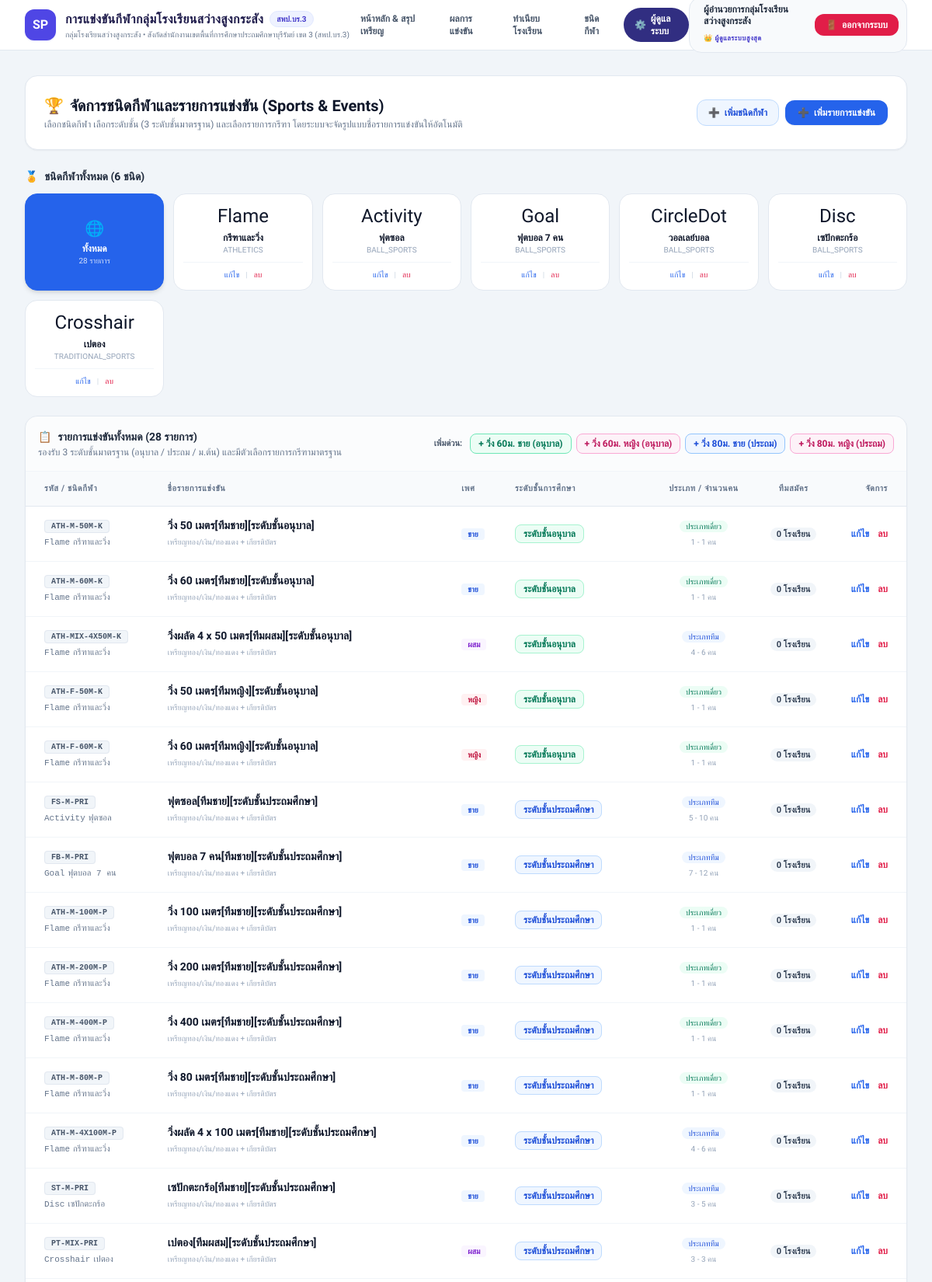
The app's page /admin/events.php (signed in, upper part) with its own data.
### tables this page shows
CREATE TABLE `sports` (
  `id` VARCHAR(50) NOT NULL,
  `sport_name` VARCHAR(100) NOT NULL,
  `sport_icon` VARCHAR(50) DEFAULT 'Trophy',
  `description` TEXT DEFAULT NULL,
  `category` ENUM('BALL_SPORTS','RACQUET_SPORTS','ATHLETICS','TRADITIONAL_SPORTS','OTHER') DEFAULT 'BALL_SPORTS',
  `status` ENUM('ACTIVE','INACTIVE') DEFAULT 'ACTIVE',
  PRIMARY KEY (`id`)
);

CREATE TABLE `events` (
  `id` VARCHAR(50) NOT NULL,
  `competition_id` VARCHAR(50) NOT NULL,
  `sport_id` VARCHAR(50) NOT NULL,
  `event_code` VARCHAR(50) NOT NULL,
  `event_name` VARCHAR(255) NOT NULL,
  `gender` ENUM('MALE','FEMALE','MIXED') NOT NULL,
  `age_group` VARCHAR(50) NOT NULL,
  `grade` VARCHAR(50) NOT NULL,
  `competition_type` ENUM('INDIVIDUAL','TEAM','DOUBLE') NOT NULL,
  `award_type` VARCHAR(100) DEFAULT 'เหรียญทอง/เงิน/ทองแดง + เกียรติบัตร',
  `max_players` INT(11) DEFAULT 1,
  `min_players` INT(11) DEFAULT 1,
  `status` ENUM('OPEN','CLOSED','IN_PROGRESS','COMPLETED') DEFAULT 'OPEN',
  PRIMARY KEY (`id`),
  KEY `idx_event_sport` (`sport_id`)
);

### admin/events.php (the view, shortened to what the rows shown need)
<?php
require_once __DIR__ . '/../includes/thai_formatter.php';
$pdo = Database::getConnection();
$sports = $pdo->query("SELECT * FROM sports ORDER BY sport_name ASC")->fetchAll();
$selectedSport = $_GET['filter_sport'] ?? 'ALL';
$sqlEvents = "
    SELECT e.*, s.sport_name, s.sport_icon,
           (SELECT COUNT(*) FROM registrations r WHERE r.event_id = e.id) as reg_count
    FROM events e
    JOIN sports s ON e.sport_id = s.id
";
$rawEvents = $pdo->query($sqlEvents)->fetchAll();
$events = sortEventsList($rawEvents);
require_once __DIR__ . '/../includes/header.php';
?>
<div class="space-y-6">
    <div class="bg-white rounded-2xl p-6 shadow-sm border border-slate-200 flex flex-col md:flex-row md:items-center justify-between gap-4">
        <div>
            <h1 class="text-xl font-bold font-kanit text-slate-900 flex items-center gap-2">
                <span>🏆</span> จัดการชนิดกีฬาและรายการแข่งขัน (Sports & Events)
            </h1>
        </div>
    </div>
    <div class="space-y-3">
        <div class="flex items-center justify-between">
            <h2 class="text-sm font-bold font-kanit text-slate-800 flex items-center gap-2">
                <span>🏅</span> ชนิดกีฬาทั้งหมด (<?= count($sports) ?> ชนิด)
            </h2>
        </div>
        <div class="grid grid-cols-2 sm:grid-cols-3 md:grid-cols-4 lg:grid-cols-6 gap-3">
            <?php foreach ($sports as $sp):
                $isActive = $selectedSport === $sp['id'];
            ?>
                <div class="relative group rounded-2xl border p-3 text-center transition <?= $isActive ? 'bg-blue-50 border-blue-500 shadow-sm' : 'bg-white border-slate-200 hover:border-blue-300' ?>">
                    <a href="?filter_sport=<?= urlencode($sp['id']) ?>" class="block">
                        <span class="text-2xl mb-1 block"><?= htmlspecialchars($sp['sport_icon'] ?: '🏆') ?></span>
                        <span class="text-xs font-bold font-kanit text-slate-900 block truncate"><?= htmlspecialchars($sp['sport_name']) ?></span>
                        <span class="text-[10px] text-slate-400 block"><?= htmlspecialchars($sp['category']) ?></span>
                    </a>
                    <div class="mt-2 pt-2 border-t border-slate-100 flex items-center justify-center gap-2 text-[10px]">
                        <button onclick='editSport(<?= json_encode($sp) ?>)' class="text-blue-600 hover:text-blue-800 font-medium">แก้ไข</button>
                        <span class="text-slate-300">|</span>
                        <a href="?delete_sport_id=<?= urlencode($sp['id']) ?>" onclick="return confirm('ยืนยันลบชนิดกีฬา <?= addslashes($sp['sport_name']) ?> หรือไม่?')" class="text-rose-600 hover:text-rose-800 font-medium">ลบ</a>
                    </div>
                </div>
            <?php endforeach; ?>
        </div>
    </div>
    <div class="bg-white rounded-2xl border border-slate-200 shadow-sm overflow-hidden space-y-0">
        <div class="p-4 border-b border-slate-100 flex flex-col sm:flex-row sm:items-center justify-between gap-2 bg-slate-50/50">
            <div>
                <h2 class="text-sm font-bold font-kanit text-slate-800 flex items-center gap-2">
                    <span>📋</span> รายการแข่งขันทั้งหมด (<?= count($events) ?> รายการ)
                </h2>
            </div>
        </div>
        <div class="overflow-x-auto">
            <table class="w-full text-left text-xs">
                <thead class="bg-slate-50 text-slate-500 uppercase tracking-wider text-[11px] font-semibold border-b border-slate-200">
                    <tr>
                        <th class="p-3.5 pl-6">รหัส / ชนิดกีฬา</th>
                        <th class="p-3.5">ชื่อรายการแข่งขัน</th>
                        <th class="p-3.5">เพศ</th>
                        <th class="p-3.5">ระดับชั้นการศึกษา</th>
                        <th class="p-3.5 text-center">ประเภท / จำนวนคน</th>
                        <th class="p-3.5 text-center">ทีมสมัคร</th>
                        <th class="p-3.5 pr-6 text-right">จัดการ</th>
                    </tr>
                </thead>
                <tbody class="divide-y divide-slate-100">
                    <?php if (empty($events)): ?>
                        <tr>
                            <td colspan="7" class="p-8 text-center text-slate-400">
                                📭 ยังไม่มีรายการแข่งขันในหมวดหมู่นี้ กรุณากดปุ่ม "+ เพิ่มรายการแข่งขัน"
                            </td>
                        </tr>
                    <?php else: ?>
                        <?php foreach ($events as $ev):
                            $normG = normalizeEducationLevel($ev['grade']);
                            $dispName = formatEventRegistrationDisplay($ev['event_name'], $ev['grade'], $ev['sport_name']);
                        ?>
                            <tr class="hover:bg-slate-50/80 transition">
                                <td class="p-3.5 pl-6 font-mono">
                                    <span class="text-[10px] px-2 py-0.5 rounded bg-slate-100 text-slate-600 font-bold border border-slate-200">
                                        <?= htmlspecialchars($ev['event_code']) ?>
                                    </span>
                                    <div class="text-[11px] font-medium text-slate-500 mt-1 flex items-center gap-1">
                                        <span><?= $ev['sport_icon'] ?></span>
                                        <span><?= htmlspecialchars($ev['sport_name']) ?></span>
                                    </div>
                                </td>
                                <td class="p-3.5 font-bold font-kanit text-slate-900 text-sm">
                                    <?= htmlspecialchars($dispName) ?>
                                    <div class="text-[10px] font-normal text-slate-400 mt-0.5">
                                        <?= htmlspecialchars($ev['award_type']) ?>
                                    </div>
                                </td>
                                <td class="p-3.5">
                                    <span class="px-2 py-0.5 rounded text-[10px] font-bold <?= $ev['gender'] === 'MALE' ? 'bg-blue-50 text-blue-700' : ($ev['gender'] === 'FEMALE' ? 'bg-rose-50 text-rose-700' : 'bg-purple-50 text-purple-700') ?>">
                                        <?= $ev['gender'] === 'MALE' ? 'ชาย' : ($ev['gender'] === 'FEMALE' ? 'หญิง' : 'ผสม') ?>
                                    </span>
                                </td>
                                <td class="p-3.5">
                                    <span class="px-2.5 py-1 rounded-lg text-xs font-semibold <?= $normG === STANDARD_LEVEL_KINDERGARTEN ? 'bg-emerald-50 text-emerald-700 border border-emerald-200' : ($normG === STANDARD_LEVEL_PRIMARY ? 'bg-blue-50 text-blue-700 border border-blue-200' : 'bg-purple-50 text-purple-700 border border-purple-200') ?>">
                                        <?= htmlspecialchars($normG) ?>
                                    </span>
                                </td>
                                <td class="p-3.5 text-center">
                                    <span class="px-2 py-0.5 rounded-full text-[10px] font-medium <?= $ev['competition_type'] === 'TEAM' ? 'bg-blue-50 text-blue-700' : 'bg-emerald-50 text-emerald-700' ?>">
                                        <?= $ev['competition_type'] === 'TEAM' ? 'ประเภททีม' : 'ประเภทเดี่ยว' ?>
                                    </span>
                                    <div class="text-[10px] text-slate-400 mt-1">
                                        <?= $ev['min_players'] ?> - <?= $ev['max_players'] ?> คน
                                    </div>
                                </td>
                                <td class="p-3.5 text-center">
                                    <span class="px-2 py-0.5 rounded-full bg-slate-100 font-bold text-slate-700 text-[11px]">
                                        <?= $ev['reg_count'] ?> โรงเรียน
                                    </span>
                                </td>
                                <td class="p-3.5 pr-6 text-right space-x-2">
                                    <button onclick='editEvent(<?= json_encode($ev) ?>)' class="text-blue-600 hover:text-blue-900 font-semibold cursor-pointer">แก้ไข</button>
                                    <a href="?delete_event_id=<?= urlencode($ev['id']) ?>" onclick="return confirm('ยืนยันลบรายการ <?= addslashes($ev['event_name']) ?> หรือไม่?')" class="text-rose-600 hover:text-rose-900 font-semibold">ลบ</a>
                                </td>
                            </tr>
                        <?php endforeach; ?>
                    <?php endif; ?>
                </tbody>
            </table>
        </div>
    </div>
</div>
<?php require_once __DIR__ . '/../includes/footer.php'; ?>

### records on screen
sports: sport_icon "Flame", sport_name "กรีฑาและวิ่ง", category "ATHLETICS"
sports: sport_icon "Activity", sport_name "ฟุตซอล", category "BALL_SPORTS"
sports: sport_icon "Goal", sport_name "ฟุตบอล 7 คน", category "BALL_SPORTS"
sports: sport_icon "CircleDot", sport_name "วอลเลย์บอล", category "BALL_SPORTS"
sports: sport_icon "Disc", sport_name "เซปักตะกร้อ", category "BALL_SPORTS"
sports: sport_icon "Crosshair", sport_name "เปตอง", category "TRADITIONAL_SPORTS"
events: event_code "ATH-M-50M-K", sport.sport_icon "Flame", sport.sport_name "กรีฑาและวิ่ง", event_name "วิ่ง 50 เมตร[ทีมชาย][ระดับชั้นอนุบาล]", award_type "เหรียญทอง/เงิน/ทองแดง + เกียรติบัตร", gender "ชาย", grade "ระดับชั้นอนุบาล", competition_type "ประเภทเดี่ยว", min_players "1", max_players "1", reg_count "0"
events: event_code "ATH-M-60M-K", sport.sport_icon "Flame", sport.sport_name "กรีฑาและวิ่ง", event_name "วิ่ง 60 เมตร[ทีมชาย][ระดับชั้นอนุบาล]", award_type "เหรียญทอง/เงิน/ทองแดง + เกียรติบัตร", gender "ชาย", grade "ระดับชั้นอนุบาล", competition_type "ประเภทเดี่ยว", min_players "1", max_players "1", reg_count "0"
events: event_code "ATH-MIX-4X50M-K", sport.sport_icon "Flame", sport.sport_name "กรีฑาและวิ่ง", event_name "วิ่งผลัด 4 x 50 เมตร[ทีมผสม][ระดับชั้นอนุบาล]", award_type "เหรียญทอง/เงิน/ทองแดง + เกียรติบัตร", gender "ผสม", grade "ระดับชั้นอนุบาล", competition_type "ประเภททีม", min_players "4", max_players "6", reg_count "0"
events: event_code "ATH-F-50M-K", sport.sport_icon "Flame", sport.sport_name "กรีฑาและวิ่ง", event_name "วิ่ง 50 เมตร[ทีมหญิง][ระดับชั้นอนุบาล]", award_type "เหรียญทอง/เงิน/ทองแดง + เกียรติบัตร", gender "หญิง", grade "ระดับชั้นอนุบาล", competition_type "ประเภทเดี่ยว", min_players "1", max_players "1", reg_count "0"
events: event_code "ATH-F-60M-K", sport.sport_icon "Flame", sport.sport_name "กรีฑาและวิ่ง", event_name "วิ่ง 60 เมตร[ทีมหญิง][ระดับชั้นอนุบาล]", award_type "เหรียญทอง/เงิน/ทองแดง + เกียรติบัตร", gender "หญิง", grade "ระดับชั้นอนุบาล", competition_type "ประเภทเดี่ยว", min_players "1", max_players "1", reg_count "0"
events: event_code "FS-M-PRI", sport.sport_icon "Activity", sport.sport_name "ฟุตซอล", event_name "ฟุตซอล[ทีมชาย][ระดับชั้นประถมศึกษา]", award_type "เหรียญทอง/เงิน/ทองแดง + เกียรติบัตร", gender "ชาย", grade "ระดับชั้นประถมศึกษา", competition_type "ประเภททีม", min_players "5", max_players "10", reg_count "0"
events: event_code "FB-M-PRI", sport.sport_icon "Goal", sport.sport_name "ฟุตบอล 7 คน", event_name "ฟุตบอล 7 คน[ทีมชาย][ระดับชั้นประถมศึกษา]", award_type "เหรียญทอง/เงิน/ทองแดง + เกียรติบัตร", gender "ชาย", grade "ระดับชั้นประถมศึกษา", competition_type "ประเภททีม", min_players "7", max_players "12", reg_count "0"
events: event_code "ATH-M-100M-P", sport.sport_icon "Flame", sport.sport_name "กรีฑาและวิ่ง", event_name "วิ่ง 100 เมตร[ทีมชาย][ระดับชั้นประถมศึกษา]", award_type "เหรียญทอง/เงิน/ทองแดง + เกียรติบัตร", gender "ชาย", grade "ระดับชั้นประถมศึกษา", competition_type "ประเภทเดี่ยว", min_players "1", max_players "1", reg_count "0"
events: event_code "ATH-M-200M-P", sport.sport_icon "Flame", sport.sport_name "กรีฑาและวิ่ง", event_name "วิ่ง 200 เมตร[ทีมชาย][ระดับชั้นประถมศึกษา]", award_type "เหรียญทอง/เงิน/ทองแดง + เกียรติบัตร", gender "ชาย", grade "ระดับชั้นประถมศึกษา", competition_type "ประเภทเดี่ยว", min_players "1", max_players "1", reg_count "0"
events: event_code "ATH-M-400M-P", sport.sport_icon "Flame", sport.sport_name "กรีฑาและวิ่ง", event_name "วิ่ง 400 เมตร[ทีมชาย][ระดับชั้นประถมศึกษา]", award_type "เหรียญทอง/เงิน/ทองแดง + เกียรติบัตร", gender "ชาย", grade "ระดับชั้นประถมศึกษา", competition_type "ประเภทเดี่ยว", min_players "1", max_players "1", reg_count "0"
events: event_code "ATH-M-80M-P", sport.sport_icon "Flame", sport.sport_name "กรีฑาและวิ่ง", event_name "วิ่ง 80 เมตร[ทีมชาย][ระดับชั้นประถมศึกษา]", award_type "เหรียญทอง/เงิน/ทองแดง + เกียรติบัตร", gender "ชาย", grade "ระดับชั้นประถมศึกษา", competition_type "ประเภทเดี่ยว", min_players "1", max_players "1", reg_count "0"
events: event_code "ATH-M-4X100M-P", sport.sport_icon "Flame", sport.sport_name "กรีฑาและวิ่ง", event_name "วิ่งผลัด 4 x 100 เมตร[ทีมชาย][ระดับชั้นประถมศึกษา]", award_type "เหรียญทอง/เงิน/ทองแดง + เกียรติบัตร", gender "ชาย", grade "ระดับชั้นประถมศึกษา", competition_type "ประเภททีม", min_players "4", max_players "6", reg_count "0"
events: event_code "ST-M-PRI", sport.sport_icon "Disc", sport.sport_name "เซปักตะกร้อ", event_name "เซปักตะกร้อ[ทีมชาย][ระดับชั้นประถมศึกษา]", award_type "เหรียญทอง/เงิน/ทองแดง + เกียรติบัตร", gender "ชาย", grade "ระดับชั้นประถมศึกษา", competition_type "ประเภททีม", min_players "3", max_players "5", reg_count "0"
events: event_code "PT-MIX-PRI", sport.sport_icon "Crosshair", sport.sport_name "เปตอง", event_name "เปตอง[ทีมผสม][ระดับชั้นประถมศึกษา]", award_type "เหรียญทอง/เงิน/ทองแดง + เกียรติบัตร", gender "ผสม", grade "ระดับชั้นประถมศึกษา", competition_type "ประเภททีม", min_players "3", max_players "3", reg_count "0"

### other values on screen
$user['full_name'] "ผู้อำนวยการกลุ่มโรงเรียนสว่างสูงกระสัง"
count($sports) "6"
count($events) "28"
